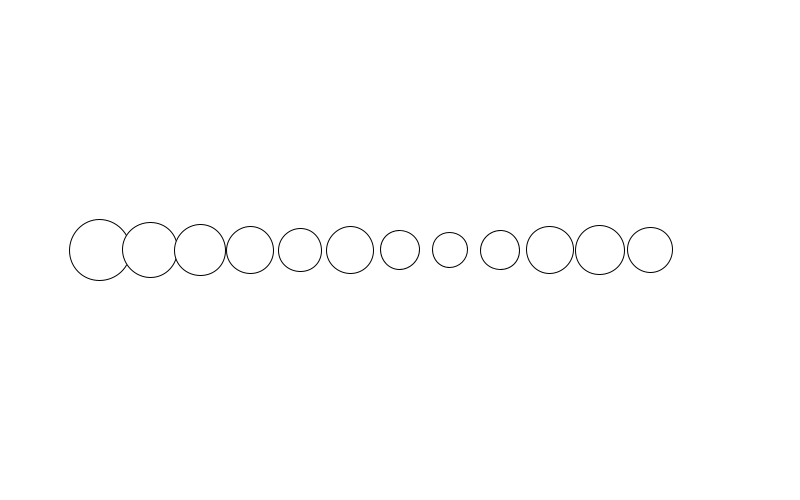
Frame 1 (no input)
Frame 60 (the mouse pressed at the canvas centre just before this capture): identical to frame 1, image omitted
Frame 120 (the mouse held since frame 60 and released just before this capture): identical to frame 1, image omitted

The Processing sketch that drew this single still picture (run headless with seeded random() and noise(); from frame 60 on, the mouse is pressed at the canvas centre):

// Processing sketch: e02_noise
// ── e02_noise.pde
void setup(){
 size(800, 500); 
}
void draw(){
  background(255);
  //randomSeed(1);
  for(int i = 0; i < 12; i++){
    //float srednica = random(10, 100);
    float srednica = 100*noise(i/10.0);
    println(i/10 + ", " + i/10.0);
    ellipse(100+i * 50, 250, srednica, srednica); 
  }
}
